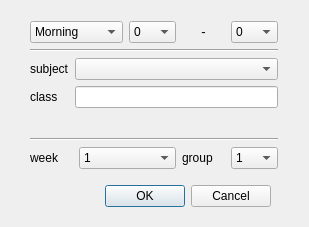
<?xml version="1.0" encoding="UTF-8"?>
<ui version="4.0">
 <class>TimeTableWindow</class>
 <widget class="QDialog" name="TimeTableWindow">
  <property name="geometry">
   <rect>
    <x>0</x>
    <y>0</y>
    <width>309</width>
    <height>227</height>
   </rect>
  </property>
  <property name="windowTitle">
   <string>half time edit</string>
  </property>
  <property name="modal">
   <bool>true</bool>
  </property>
  <widget class="QDialogButtonBox" name="buttonBox">
   <property name="geometry">
    <rect>
     <x>-70</x>
     <y>180</y>
     <width>341</width>
     <height>32</height>
    </rect>
   </property>
   <property name="orientation">
    <enum>Qt::Horizontal</enum>
   </property>
   <property name="standardButtons">
    <set>QDialogButtonBox::Cancel|QDialogButtonBox::Ok</set>
   </property>
  </widget>
  <widget class="QWidget" name="layoutWidget">
   <property name="geometry">
    <rect>
     <x>30</x>
     <y>21</y>
     <width>248</width>
     <height>148</height>
    </rect>
   </property>
   <layout class="QGridLayout" name="gridLayout">
    <item row="0" column="0" colspan="2">
     <widget class="QComboBox" name="part_day_edit">
      <item>
       <property name="text">
        <string>Morning</string>
       </property>
      </item>
      <item>
       <property name="text">
        <string>Aftenoon</string>
       </property>
      </item>
     </widget>
    </item>
    <item row="0" column="2">
     <widget class="QComboBox" name="begin_edit">
      <item>
       <property name="text">
        <string notr="true">0</string>
       </property>
      </item>
      <item>
       <property name="text">
        <string notr="true">0.5</string>
       </property>
      </item>
      <item>
       <property name="text">
        <string notr="true">1</string>
       </property>
      </item>
      <item>
       <property name="text">
        <string notr="true">1.5</string>
       </property>
      </item>
      <item>
       <property name="text">
        <string notr="true">2</string>
       </property>
      </item>
      <item>
       <property name="text">
        <string notr="true">2.5</string>
       </property>
      </item>
      <item>
       <property name="text">
        <string notr="true">3</string>
       </property>
      </item>
      <item>
       <property name="text">
        <string notr="true">3.5</string>
       </property>
      </item>
      <item>
       <property name="text">
        <string notr="true">4</string>
       </property>
      </item>
     </widget>
    </item>
    <item row="0" column="3">
     <widget class="QLabel" name="separator_label">
      <property name="text">
       <string notr="true">&lt;!DOCTYPE HTML PUBLIC &quot;-//W3C//DTD HTML 4.0//EN&quot; &quot;http://www.w3.org/TR/REC-html40/strict.dtd&quot;&gt;
&lt;html&gt;&lt;head&gt;&lt;meta name=&quot;qrichtext&quot; content=&quot;1&quot; /&gt;&lt;style type=&quot;text/css&quot;&gt;
p, li { white-space: pre-wrap; }
&lt;/style&gt;&lt;/head&gt;&lt;body style=&quot; font-family:'Sans'; font-size:10pt; font-weight:400; font-style:normal;&quot;&gt;
&lt;p align=&quot;center&quot; style=&quot; margin-top:0px; margin-bottom:0px; margin-left:0px; margin-right:0px; -qt-block-indent:0; text-indent:0px;&quot;&gt;-&lt;/p&gt;&lt;/body&gt;&lt;/html&gt;</string>
      </property>
     </widget>
    </item>
    <item row="0" column="4">
     <widget class="QComboBox" name="end_edit">
      <item>
       <property name="text">
        <string notr="true">0</string>
       </property>
      </item>
      <item>
       <property name="text">
        <string notr="true">0.5</string>
       </property>
      </item>
      <item>
       <property name="text">
        <string notr="true">1</string>
       </property>
      </item>
      <item>
       <property name="text">
        <string notr="true">1.5</string>
       </property>
      </item>
      <item>
       <property name="text">
        <string notr="true">2</string>
       </property>
      </item>
      <item>
       <property name="text">
        <string notr="true">2.5</string>
       </property>
      </item>
      <item>
       <property name="text">
        <string notr="true">3</string>
       </property>
      </item>
      <item>
       <property name="text">
        <string notr="true">3.5</string>
       </property>
      </item>
      <item>
       <property name="text">
        <string notr="true">4</string>
       </property>
      </item>
     </widget>
    </item>
    <item row="1" column="0" colspan="5">
     <widget class="Line" name="line">
      <property name="orientation">
       <enum>Qt::Horizontal</enum>
      </property>
     </widget>
    </item>
    <item row="2" column="0" colspan="5">
     <layout class="QFormLayout" name="formLayout">
      <property name="fieldGrowthPolicy">
       <enum>QFormLayout::AllNonFixedFieldsGrow</enum>
      </property>
      <item row="0" column="1">
       <widget class="QComboBox" name="subject_edit"/>
      </item>
      <item row="1" column="1">
       <widget class="QLineEdit" name="class_edit"/>
      </item>
      <item row="0" column="0">
       <widget class="QLabel" name="subject_label">
        <property name="text">
         <string>subject</string>
        </property>
       </widget>
      </item>
      <item row="1" column="0">
       <widget class="QLabel" name="class_label">
        <property name="text">
         <string>class</string>
        </property>
       </widget>
      </item>
     </layout>
    </item>
    <item row="3" column="0" colspan="5">
     <widget class="Line" name="line_2">
      <property name="orientation">
       <enum>Qt::Horizontal</enum>
      </property>
     </widget>
    </item>
    <item row="4" column="0">
     <widget class="QLabel" name="week_label">
      <property name="text">
       <string>week</string>
      </property>
     </widget>
    </item>
    <item row="4" column="1" colspan="2">
     <widget class="QComboBox" name="week_edit">
      <item>
       <property name="text">
        <string>1</string>
       </property>
      </item>
      <item>
       <property name="text">
        <string notr="true">2</string>
       </property>
      </item>
      <item>
       <property name="text">
        <string>all</string>
       </property>
      </item>
     </widget>
    </item>
    <item row="4" column="3">
     <widget class="QLabel" name="group_label">
      <property name="text">
       <string>group</string>
      </property>
     </widget>
    </item>
    <item row="4" column="4">
     <widget class="QComboBox" name="group_edit">
      <item>
       <property name="text">
        <string notr="true">1</string>
       </property>
      </item>
      <item>
       <property name="text">
        <string notr="true">2</string>
       </property>
      </item>
      <item>
       <property name="text">
        <string>all</string>
       </property>
      </item>
     </widget>
    </item>
   </layout>
  </widget>
 </widget>
 <resources/>
 <connections>
  <connection>
   <sender>buttonBox</sender>
   <signal>accepted()</signal>
   <receiver>TimeTableWindow</receiver>
   <slot>accept()</slot>
   <hints>
    <hint type="sourcelabel">
     <x>248</x>
     <y>254</y>
    </hint>
    <hint type="destinationlabel">
     <x>157</x>
     <y>274</y>
    </hint>
   </hints>
  </connection>
  <connection>
   <sender>buttonBox</sender>
   <signal>rejected()</signal>
   <receiver>TimeTableWindow</receiver>
   <slot>reject()</slot>
   <hints>
    <hint type="sourcelabel">
     <x>316</x>
     <y>260</y>
    </hint>
    <hint type="destinationlabel">
     <x>286</x>
     <y>274</y>
    </hint>
   </hints>
  </connection>
 </connections>
</ui>
